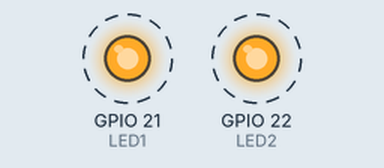
Recording of a sketch running on a simulated ESP32. On the bench: output pins drawn as LEDs (lit = HIGH). Dashed ring = blinking.

Above: at 0.12 s.
Timing chart, 0 to 3.0 s (numbered marks = the images above):
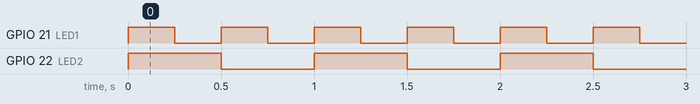

Measured:
- by itself, GPIO 21 (LED1): alternates HIGH for 0.25 s and LOW for 0.25 s
- by itself, GPIO 22 (LED2): alternates HIGH for 0.50 s and LOW for 0.50 s
- by itself, everything shown: repeats every 1.0 s, in 4 steps

The sketch:

FreeRTOS_ESP32.ino
```cpp
#define LED1 21  // 定義LED接腳
#define LED2 22

void taskA(void *pvParam)  {  // 宣告任務A
  pinMode(LED1, OUTPUT);   // LED接腳設成「輸出」
  while (1) {
    digitalWrite(LED1, !digitalRead(LED1));  // 切換接腳的電位
    vTaskDelay( pdMS_TO_TICKS(250) );    // 延遲250ms
  }
}

void taskB(void *pvParam) {  // 宣告任務B
  pinMode(LED2, OUTPUT);
  while (1) {
    digitalWrite(LED2, !digitalRead(LED2));
    vTaskDelay(500 / portTICK_PERIOD_MS);  // 延遲500ms
  }
}

void setup() {
  xTaskCreate( taskA, "taskA", 1000, NULL, 1 , NULL);
  xTaskCreate( taskB, "taskB", 1000, NULL, 1 , NULL);
}

void loop() {  }
```
